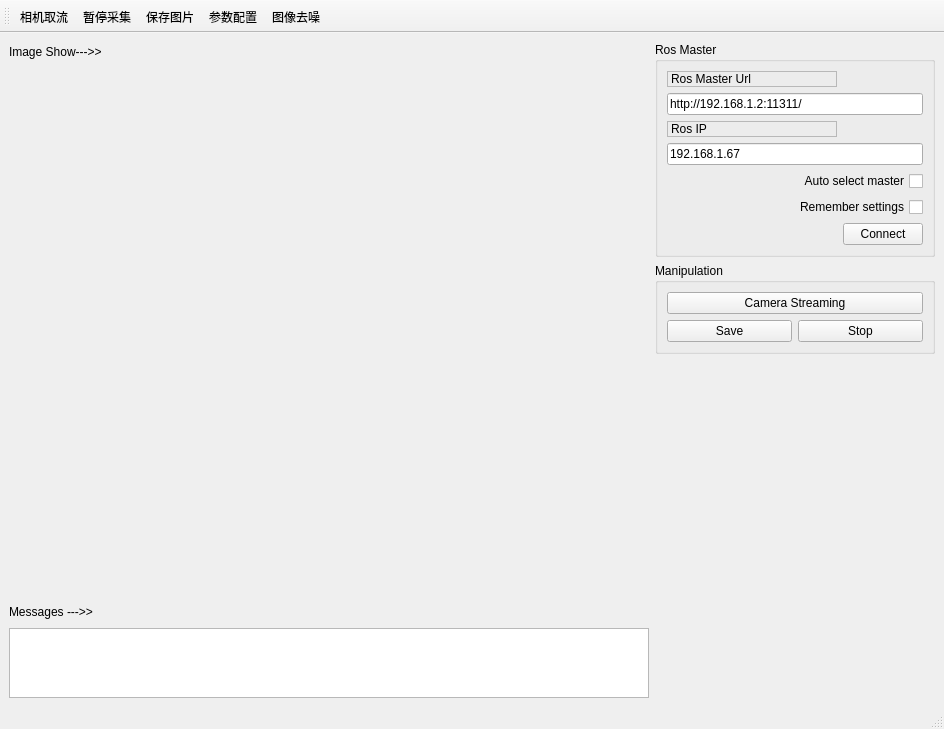
<?xml version="1.0" encoding="UTF-8"?>
<ui version="4.0">
 <class>MainWindowDesign</class>
 <widget class="QMainWindow" name="MainWindowDesign">
  <property name="geometry">
   <rect>
    <x>0</x>
    <y>0</y>
    <width>944</width>
    <height>729</height>
   </rect>
  </property>
  <property name="sizePolicy">
   <sizepolicy hsizetype="MinimumExpanding" vsizetype="MinimumExpanding">
    <horstretch>0</horstretch>
    <verstretch>0</verstretch>
   </sizepolicy>
  </property>
  <property name="windowTitle">
   <string>QRosApp</string>
  </property>
  <property name="windowIcon">
   <iconset resource="../resources/images.qrc">
    <normaloff>:/images/icon.png</normaloff>:/images/icon.png</iconset>
  </property>
  <property name="locale">
   <locale language="English" country="Australia"/>
  </property>
  <widget class="QWidget" name="centralwidget">
   <layout class="QVBoxLayout" name="verticalLayout_3">
    <item>
     <layout class="QHBoxLayout" name="horizontalLayout_3" stretch="8,1">
      <item>
       <layout class="QVBoxLayout" name="verticalLayout">
        <property name="sizeConstraint">
         <enum>QLayout::SetNoConstraint</enum>
        </property>
        <item>
         <layout class="QHBoxLayout" name="horizontalLayout_2">
          <item>
           <widget class="QLabel" name="label_5">
            <property name="sizePolicy">
             <sizepolicy hsizetype="Fixed" vsizetype="Fixed">
              <horstretch>0</horstretch>
              <verstretch>0</verstretch>
             </sizepolicy>
            </property>
            <property name="text">
             <string>Image Show---&gt;&gt;</string>
            </property>
           </widget>
          </item>
          <item>
           <spacer name="horizontalSpacer_3">
            <property name="orientation">
             <enum>Qt::Horizontal</enum>
            </property>
            <property name="sizeHint" stdset="0">
             <size>
              <width>40</width>
              <height>20</height>
             </size>
            </property>
           </spacer>
          </item>
         </layout>
        </item>
        <item>
         <widget class="CameraWidget" name="image_widget" native="true">
          <property name="sizePolicy">
           <sizepolicy hsizetype="Expanding" vsizetype="Expanding">
            <horstretch>0</horstretch>
            <verstretch>8</verstretch>
           </sizepolicy>
          </property>
         </widget>
        </item>
        <item>
         <layout class="QHBoxLayout" name="horizontalLayout">
          <item>
           <widget class="QLabel" name="label">
            <property name="sizePolicy">
             <sizepolicy hsizetype="Fixed" vsizetype="Fixed">
              <horstretch>0</horstretch>
              <verstretch>0</verstretch>
             </sizepolicy>
            </property>
            <property name="text">
             <string>Messages ---&gt;&gt;</string>
            </property>
           </widget>
          </item>
          <item>
           <spacer name="horizontalSpacer_2">
            <property name="orientation">
             <enum>Qt::Horizontal</enum>
            </property>
            <property name="sizeHint" stdset="0">
             <size>
              <width>40</width>
              <height>20</height>
             </size>
            </property>
           </spacer>
          </item>
         </layout>
        </item>
        <item>
         <widget class="QListView" name="view_logging">
          <property name="enabled">
           <bool>true</bool>
          </property>
          <property name="sizePolicy">
           <sizepolicy hsizetype="Expanding" vsizetype="Expanding">
            <horstretch>0</horstretch>
            <verstretch>1</verstretch>
           </sizepolicy>
          </property>
         </widget>
        </item>
       </layout>
      </item>
      <item>
       <layout class="QVBoxLayout" name="verticalLayout_2" stretch="3,2,1,1">
        <property name="sizeConstraint">
         <enum>QLayout::SetFixedSize</enum>
        </property>
        <item>
         <widget class="QGroupBox" name="groupBox_2">
          <property name="sizePolicy">
           <sizepolicy hsizetype="Fixed" vsizetype="Fixed">
            <horstretch>0</horstretch>
            <verstretch>0</verstretch>
           </sizepolicy>
          </property>
          <property name="title">
           <string>Ros Master</string>
          </property>
          <layout class="QGridLayout" name="gridLayout">
           <item row="5" column="0" colspan="2">
            <widget class="QCheckBox" name="checkbox_remember_settings">
             <property name="layoutDirection">
              <enum>Qt::RightToLeft</enum>
             </property>
             <property name="text">
              <string>Remember settings</string>
             </property>
            </widget>
           </item>
           <item row="0" column="0">
            <widget class="QLabel" name="label_1">
             <property name="frameShape">
              <enum>QFrame::StyledPanel</enum>
             </property>
             <property name="frameShadow">
              <enum>QFrame::Raised</enum>
             </property>
             <property name="text">
              <string>Ros Master Url</string>
             </property>
            </widget>
           </item>
           <item row="3" column="0" colspan="2">
            <widget class="QLineEdit" name="line_edit_host">
             <property name="text">
              <string>192.168.1.67</string>
             </property>
            </widget>
           </item>
           <item row="7" column="0">
            <spacer name="horizontalSpacer">
             <property name="orientation">
              <enum>Qt::Horizontal</enum>
             </property>
             <property name="sizeHint" stdset="0">
              <size>
               <width>170</width>
               <height>21</height>
              </size>
             </property>
            </spacer>
           </item>
           <item row="7" column="1">
            <widget class="QPushButton" name="button_connect">
             <property name="enabled">
              <bool>true</bool>
             </property>
             <property name="sizePolicy">
              <sizepolicy hsizetype="MinimumExpanding" vsizetype="Fixed">
               <horstretch>0</horstretch>
               <verstretch>0</verstretch>
              </sizepolicy>
             </property>
             <property name="toolTip">
              <string>Set the target to the current joint trajectory state.</string>
             </property>
             <property name="statusTip">
              <string>Clear all waypoints and set the target to the current joint trajectory state.</string>
             </property>
             <property name="text">
              <string>Connect</string>
             </property>
            </widget>
           </item>
           <item row="4" column="0" colspan="2">
            <widget class="QCheckBox" name="checkbox_use_environment">
             <property name="layoutDirection">
              <enum>Qt::RightToLeft</enum>
             </property>
             <property name="text">
              <string>Auto select master</string>
             </property>
            </widget>
           </item>
           <item row="1" column="0" colspan="2">
            <widget class="QLineEdit" name="line_edit_master">
             <property name="text">
              <string>http://192.168.1.2:11311/</string>
             </property>
            </widget>
           </item>
           <item row="2" column="0">
            <widget class="QLabel" name="label_2">
             <property name="frameShape">
              <enum>QFrame::StyledPanel</enum>
             </property>
             <property name="frameShadow">
              <enum>QFrame::Raised</enum>
             </property>
             <property name="text">
              <string>Ros IP</string>
             </property>
            </widget>
           </item>
          </layout>
         </widget>
        </item>
        <item>
         <widget class="QGroupBox" name="groupBox_3">
          <property name="sizePolicy">
           <sizepolicy hsizetype="Expanding" vsizetype="Fixed">
            <horstretch>0</horstretch>
            <verstretch>0</verstretch>
           </sizepolicy>
          </property>
          <property name="title">
           <string>Manipulation</string>
          </property>
          <layout class="QGridLayout" name="gridLayout_2">
           <item row="1" column="0" colspan="2">
            <widget class="QPushButton" name="pushButton_start">
             <property name="text">
              <string>Camera Streaming</string>
             </property>
            </widget>
           </item>
           <item row="2" column="1">
            <widget class="QPushButton" name="pushButton_stop">
             <property name="text">
              <string>Stop</string>
             </property>
            </widget>
           </item>
           <item row="2" column="0">
            <widget class="QPushButton" name="pushButton_save">
             <property name="sizePolicy">
              <sizepolicy hsizetype="Minimum" vsizetype="Maximum">
               <horstretch>0</horstretch>
               <verstretch>0</verstretch>
              </sizepolicy>
             </property>
             <property name="text">
              <string>Save</string>
             </property>
            </widget>
           </item>
          </layout>
         </widget>
        </item>
        <item>
         <widget class="CameraWidget" name="front_view" native="true"/>
        </item>
        <item>
         <widget class="QWidget" name="track_view" native="true"/>
        </item>
       </layout>
      </item>
     </layout>
    </item>
   </layout>
  </widget>
  <widget class="QMenuBar" name="menubar">
   <property name="geometry">
    <rect>
     <x>0</x>
     <y>0</y>
     <width>944</width>
     <height>28</height>
    </rect>
   </property>
  </widget>
  <widget class="QStatusBar" name="statusbar"/>
  <widget class="QToolBar" name="toolBar">
   <property name="windowTitle">
    <string>toolBar</string>
   </property>
   <attribute name="toolBarArea">
    <enum>TopToolBarArea</enum>
   </attribute>
   <attribute name="toolBarBreak">
    <bool>false</bool>
   </attribute>
   <addaction name="action_img_streaming"/>
   <addaction name="action_img_stop"/>
   <addaction name="action_img_save"/>
   <addaction name="action_para_config"/>
   <addaction name="action_denoise"/>
  </widget>
  <action name="action_Quit">
   <property name="text">
    <string>&amp;Quit</string>
   </property>
   <property name="shortcut">
    <string>Ctrl+Q</string>
   </property>
   <property name="shortcutContext">
    <enum>Qt::ApplicationShortcut</enum>
   </property>
  </action>
  <action name="action_Preferences">
   <property name="text">
    <string>&amp;Preferences</string>
   </property>
  </action>
  <action name="actionAbout">
   <property name="text">
    <string>&amp;About</string>
   </property>
  </action>
  <action name="actionAbout_Qt">
   <property name="text">
    <string>About &amp;Qt</string>
   </property>
  </action>
  <action name="action_img_streaming">
   <property name="text">
    <string>相机取流</string>
   </property>
  </action>
  <action name="action_img_save">
   <property name="text">
    <string>保存图片</string>
   </property>
  </action>
  <action name="action_img_stop">
   <property name="text">
    <string>暂停采集</string>
   </property>
  </action>
  <action name="action_para_config">
   <property name="text">
    <string>参数配置</string>
   </property>
   <property name="toolTip">
    <string>配置相机参数</string>
   </property>
  </action>
  <action name="action_denoise">
   <property name="text">
    <string>图像去噪</string>
   </property>
  </action>
 </widget>
 <customwidgets>
  <customwidget>
   <class>CameraWidget</class>
   <extends>QWidget</extends>
   <header location="global">image_widget.h</header>
   <container>1</container>
  </customwidget>
 </customwidgets>
 <resources>
  <include location="../resources/images.qrc"/>
 </resources>
 <connections>
  <connection>
   <sender>action_Quit</sender>
   <signal>triggered()</signal>
   <receiver>MainWindowDesign</receiver>
   <slot>close()</slot>
   <hints>
    <hint type="sourcelabel">
     <x>-1</x>
     <y>-1</y>
    </hint>
    <hint type="destinationlabel">
     <x>399</x>
     <y>299</y>
    </hint>
   </hints>
  </connection>
 </connections>
</ui>
